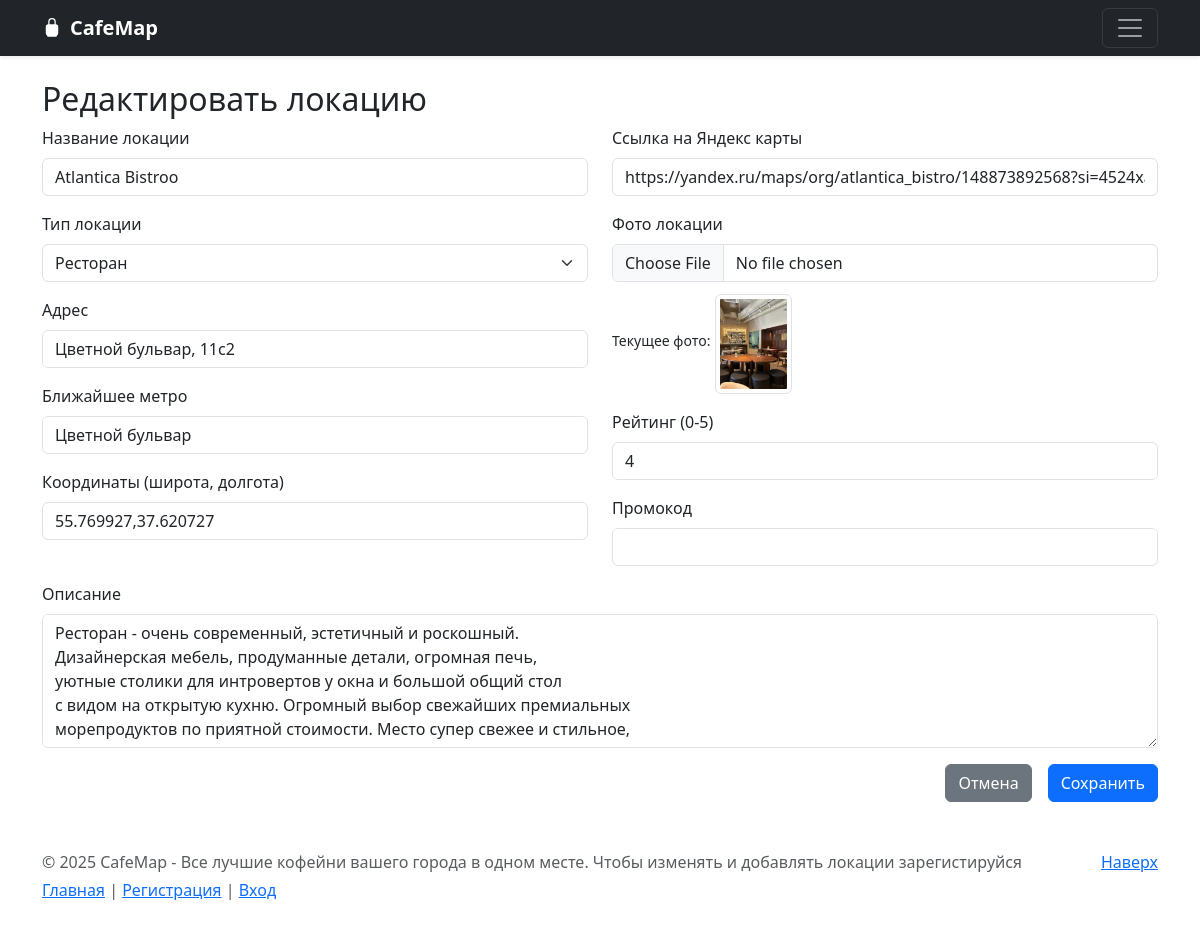
Page /edit_location/1 (signed in) on the earlier database version.
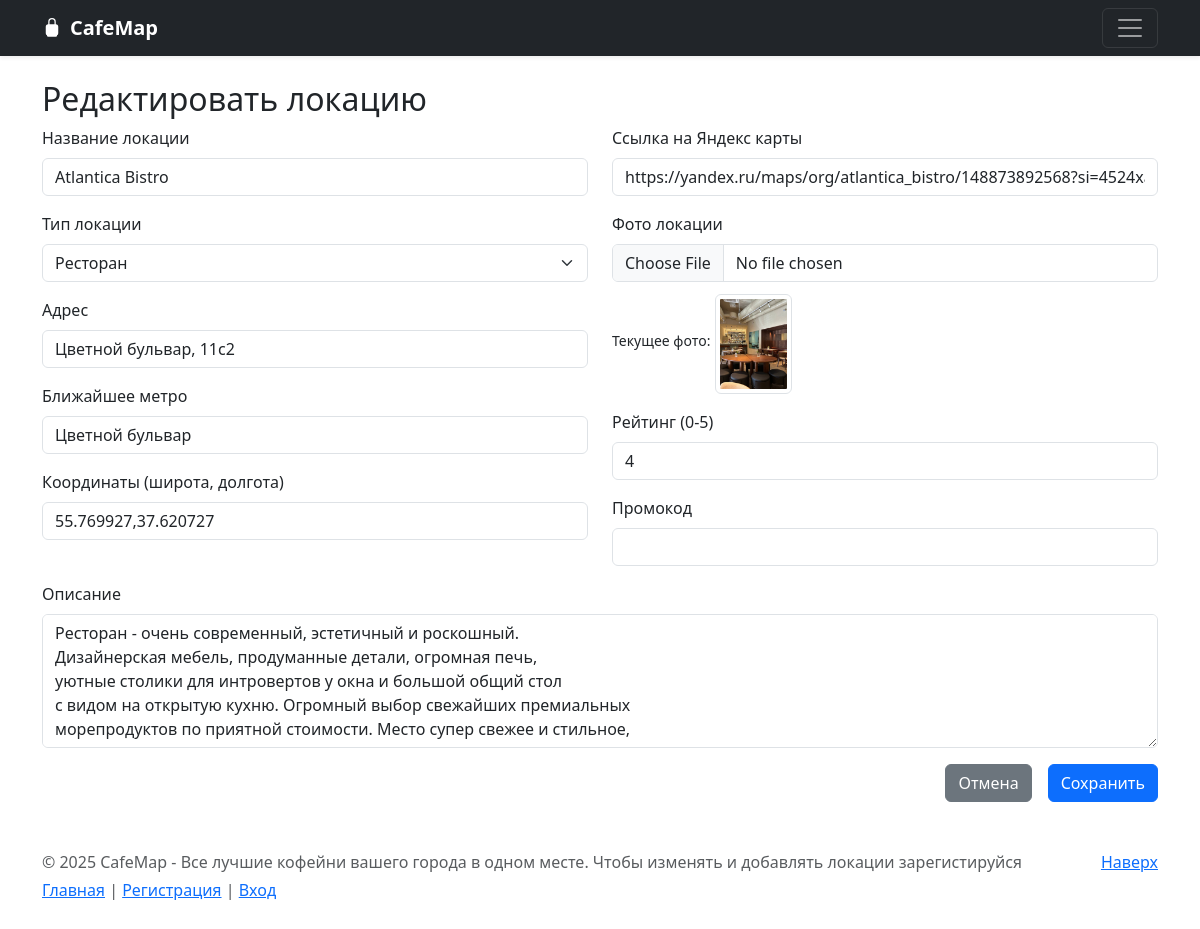
Same page on the later database version.
### app.py (models this page shows, shortened)
class Location(db.Model):
    __tablename__ = 'locations'
    id = db.Column(db.Integer, primary_key=True)
    name = db.Column(db.String(150), nullable=False)  # Название локации
    type = db.Column(db.String(50), nullable=False)  # Тип локации
    address = db.Column(db.String(200), nullable=False)
    metro = db.Column(db.String(50), nullable=False)
    coordinates = db.Column(db.String(50))
    map_link = db.Column(db.String(500))  # Ссылка на Яндекс карты
    photo = db.Column(db.String(100))  # Путь к фото
    description = db.Column(db.Text, nullable=False)
    promo_code = db.Column(db.String(50))  # Промокод
    rating = db.Column(db.Float)  # Рейтинг

### app.py (the view, shortened to what this page needs)
@app.route('/edit_location/<int:id>', methods=['GET', 'POST'])
@login_required
def edit_location(id):
    location = Location.query.get_or_404(id)
    form = LocationForm(obj=location)
    return render_template('add_location.html', form=form, location=location)

### app.py
class LocationForm(FlaskForm):
    name = StringField('Название локации', validators=[DataRequired()])
    type = SelectField('Тип локации', choices=[
        ('Ресторан', 'Ресторан'),
        ('Кафе', 'Кафе'),
        ('Локация', 'Локация')
    ], validators=[DataRequired()])
    address = StringField('Адрес', validators=[DataRequired()])
    metro = StringField('Ближайшее метро', validators=[DataRequired()])
    coordinates = StringField('Координаты (широта, долгота)')
    map_link = StringField('Ссылка на Яндекс карты')
    photo = FileField('Фото локации', validators=[
        FileAllowed(['jpg', 'jpeg', 'png'], 'Только изображения!')
    ])
    description = TextAreaField('Описание', validators=[DataRequired()])
    promo_code = StringField('Промокод')
    rating = StringField('Рейтинг (0-5)')
    submit = SubmitField('Сохранить')

### app.py (called while the page is built)
@login_manager.user_loader
def load_user(user_id):
    return User.query.get(int(user_id))

### templates/add_location.html (shortened to what this page needs)
{% extends 'base.html' %}
{% block body %}
<div class="container mt-4">
    <h2>{% if location %}Редактировать локацию{% else %}Добавить новую локацию{% endif %}</h2>
    <form method="POST" enctype="multipart/form-data">
        <div class="row">
            <div class="col-md-6">
                <div class="mb-3">
                    {{ form.name.label(class="form-label") }}
                    {{ form.name(class="form-control") }}
                </div>
                <div class="mb-3">
                    {{ form.type.label(class="form-label") }}
                    {{ form.type(class="form-select") }}
                </div>
                <div class="mb-3">
                    {{ form.address.label(class="form-label") }}
                    {{ form.address(class="form-control") }}
                </div>
                <div class="mb-3">
                    {{ form.metro.label(class="form-label") }}
                    {{ form.metro(class="form-control") }}
                </div>
                <div class="mb-3">
                    {{ form.coordinates.label(class="form-label") }}
                    {{ form.coordinates(class="form-control", placeholder="55.123456, 37.123456") }}
                </div>
            </div>
            <div class="col-md-6">
                <div class="mb-3">
                    {{ form.map_link.label(class="form-label") }}
                    {{ form.map_link(class="form-control") }}
                </div>
                <div class="mb-3">
                    {{ form.photo.label(class="form-label") }}
                    {{ form.photo(class="form-control") }}
                    {% if location and location.photo %}
                    <div class="mt-2">
                        <small>Текущее фото:</small>
                        <img src="{{ url_for('static', filename=location.photo) }}"
                             class="img-thumbnail mt-1" style="max-height: 100px;">
                    </div>
                    {% endif %}
                </div>
                <div class="mb-3">
                    {{ form.rating.label(class="form-label") }}
                    {{ form.rating(class="form-control", type="number", min="0", max="5", step="0.1") }}
                </div>
                <div class="mb-3">
                    {{ form.promo_code.label(class="form-label") }}
                    {{ form.promo_code(class="form-control") }}
                </div>
            </div>
        </div>
        <div class="mb-3">
            {{ form.description.label(class="form-label") }}
            {{ form.description(class="form-control", rows=5) }}
        </div>
        <div class="d-grid gap-2 d-md-flex justify-content-md-end">
            <a href="{{ url_for('show_locations') }}" class="btn btn-secondary me-md-2">Отмена</a>
            {{ form.submit(class="btn btn-primary") }}
        </div>
    </form>
</div>
{% endblock %}

Differences in the rows shown:
changed Location "Ресторан": name "Atlantica Bistroo" → "Atlantica Bistro"
